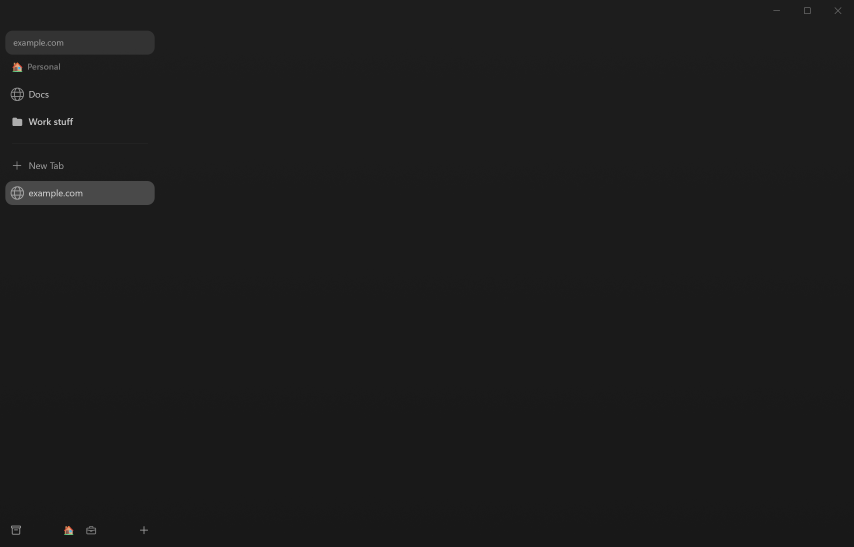
#> input picture review/w9b5-win/two-spaces-personal.png, 2560 x 1640 px, found by its file name (shown at 1/3 size)
$ python tint_run.py
#> lines starting #> are read from the running program, lines starting #| are printed output that depends on the picture; after the words box and inside, x2 and y2 are one past the last pixel; in counts of white or black regions, pixels touching at a corner belong together
### review/w9b5-win/scripts/tint.py
# The theme shader (ThemeBackdrop.cpp / Kite.metal) in numpy float32, to solve for the material
# under it in a capture: obs = theme (premultiplied, 8-bit) + (1 - a) * material.
import numpy as np
from PIL import Image
f = np.float32
def fract(v): return v - np.floor(v)
def hash12(x, y):
    p = [fract(x * f(0.1031)), fract(y * f(0.1031)), fract(x * f(0.1031))]
    d = p[0] * (p[1] + f(33.33)) + p[1] * (p[2] + f(33.33)) + p[2] * (p[0] + f(33.33))
    p = [q + d for q in p]
    return fract((p[0] + p[1]) * p[2])
def srgb_to_lin(c): return np.where(c <= 0.04045, c / 12.92, ((c + 0.055) / 1.055) ** 2.4)
def to_lab(rgb):
    r, g, b = [srgb_to_lin(np.float64(v)) for v in rgb]
    l = 0.4122214708*r + 0.5363325363*g + 0.0514459929*b
    m = 0.2119034982*r + 0.6806995451*g + 0.1073969566*b
    s = 0.0883024619*r + 0.2817188376*g + 0.6299787005*b
    l, m, s = np.cbrt(l), np.cbrt(m), np.cbrt(s)
    return f(0.2104542553*l + 0.7936177850*m - 0.0040720468*s), f(1.9779984951*l - 2.4285922050*m + 0.4505937099*s), f(0.0259040371*l + 0.7827717662*m - 0.8086757660*s)
ANCH = {1: [(0.5, 0.5)], 2: [(0, 0), (1, 1)], 3: [(0, 0), (1, 0.25), (0.35, 1)], 4: [(0, 0), (1, 0), (0, 1), (1, 1)]}
def shade(colors, grain, tint, W=2560, H=1640):
    py, px = np.mgrid[0:H, 0:W].astype(f) + f(0.5)
    u, v = px / f(W), py / f(H); aspect = f(W / H)
    labs = [to_lab(c) for c in colors]
    if len(labs) == 1:
        L, A, B = labs[0][0] - f(0.05) * v, np.full_like(u, labs[0][1]), np.full_like(u, labs[0][2])
    else:
        sw = np.zeros_like(u); sL = np.zeros_like(u); sA = np.zeros_like(u); sB = np.zeros_like(u)
        for (ax, ay), lab in zip(ANCH[len(labs)], labs):
            w = np.exp(-(((u - f(ax)) * aspect) ** 2 + (v - f(ay)) ** 2) * f(1.6))
            sL += lab[0] * w; sA += lab[1] * w; sB += lab[2] * w; sw += w
        k = np.maximum(sw, f(1e-4)); L, A, B = sL / k, sA / k, sB / k
    l_ = L + f(0.3963377774) * A + f(0.2158037573) * B; m_ = L - f(0.1055613458) * A - f(0.0638541728) * B; s_ = L - f(0.0894841775) * A - f(1.2914855480) * B
    l, m, s = l_ ** 3, m_ ** 3, s_ ** 3
    lin = [f(4.0767416621)*l - f(3.3077115913)*m + f(0.2309699292)*s, f(-1.2684380046)*l + f(2.6097574011)*m - f(0.3413193965)*s, f(-0.0041960863)*l - f(0.7034186147)*m + f(1.7076147010)*s]
    def enc(c):
        c = np.clip(c, 0, 1); return np.where(c <= 0.0031308, 12.92 * c, 1.055 * np.power(c, 1 / 2.4) - 0.055).astype(f)
    dither = (hash12(px + f(91.7), py + f(91.7)) - f(0.5)) / f(255)
    rgb = [np.clip(enc(c) + dither, 0, 1) * f(tint) for c in lin]
    a = f(tint)
    g = f(grain * 0.259); grey = np.clip(f(0.73) + (hash12(px, py) - f(0.5)) * f(0.735), 0, 1)
    out = [grey * g * c + grey * g * (1 - a) + c * (1 - g) for c in rgb]
    alpha = g * a + g * (1 - a) + a * (1 - g)
    q = lambda x: np.rint(np.clip(x, 0, 1) * 255) / 255
    return np.stack([q(c) for c in out], -1), np.full(out[0].shape, q(alpha))
def solve(path, colors, grain, tint, box, base=None):
#> called with path = 'cap-base/two-spaces-personal.png', grain = 0, tint = 0.44, box = (300, 300, 440, 330), base = 0.125
    img = np.asarray(Image.open(path).convert('RGB')).astype(np.float64) / 255
    t, a = shade(colors, grain, tint)
    x0, y0, x1, y1 = box
    o = img[y0:y1, x0:x1]; tt = t[y0:y1, x0:x1]; aa = a[y0:y1, x0:x1][..., None]
#> after `o = img[y0:y1, x0:x1]`: o: shape (30, 140, 3) float64; every value is 0.11
    if base is not None:
        pred = tt + (1 - aa) * base
        return (o - pred) * 255
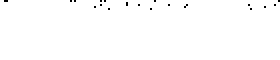
#> returned value: shape (30, 140, 3) float64 (shown 2 times larger); values -0.945 (black) and 0.0549 (white), 99.5% white; black in thin lines or dots, all inside (x1, y1, x2, y2) = (2, 0, 140, 5)
    return (o - tt) / (1 - aa) * 255

### review/w9b5-win/scripts/tint_run.py
import numpy as np
from tint import solve
P = [(0.1, 0.1, 0.1)]; Wk = [(1, 0.6039216, 0.4235294), (0.9411765, 0.38431373, 0.60784316)]
rows = {'header row y 300-330': (300, 300, 440, 330), 'mid sidebar y 1200-1300': (100, 1200, 400, 1300), 'bar gap y 1600-1630': (330, 1600, 440, 1630), 'top y 60-80': (300, 60, 400, 80)}
cases = [('win two-spaces-personal', 'cap-base/two-spaces-personal.png', P, 0, 0.44, 32 / 255),
         ('mac w9c rest (Personal)', 'ref/review/w9c-mac/rest.png', P, 0, 0.44, None),
         ('mac w9d rest (Personal)', 'ref/review/w9d-mac/rest.png', P, 0, 0.44, None),
         ('mac w9b sidebar (Personal)', 'ref/review/w9b-mac/sidebar.png', P, 0, 0.44, None),
         ('win two-spaces (Work)', 'cap-base/two-spaces.png', Wk, 0.35, 0.55, 243 / 255),
         ('mac w9b two-spaces (Work)', 'ref/review/w9b-mac/two-spaces.png', Wk, 0.35, 0.55, None)]
for name, path, colors, grain, tint, base in cases:
    print(name, '(residual vs model)' if base is not None else '(material solved)')
    for label, box in rows.items():
        r = solve(path, colors, grain, tint, box, base).reshape(-1, 3)
        print(f'   {label}: mean {r.mean(0).round(2)} median {np.median(r, 0).round(2)} sd {r.std(0).round(2)}')
#|    header row y 300-330: mean [0.05 0.05 0.05] median [0.05 0.05 0.05] sd [0.07 0.07 0.07]
#> pass 2 of the loop `for name, path, colors, grain, tint, base in cases:`:
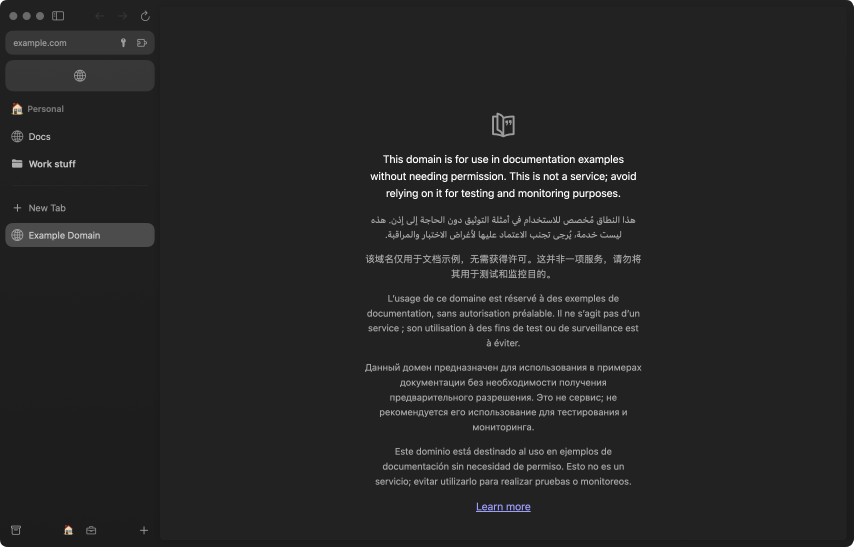
#> input picture review/w9c-mac/rest.png, 2560 x 1640 px, found by its file name (shown at 1/3 size)
#> A: shape (1640, 2560) float32; every value is 1.75e-11
#> B: shape (1640, 2560) float32; every value is 8.04e-09
#> in solve (call 5), `t, a = shade(colors, grain, tint)`:
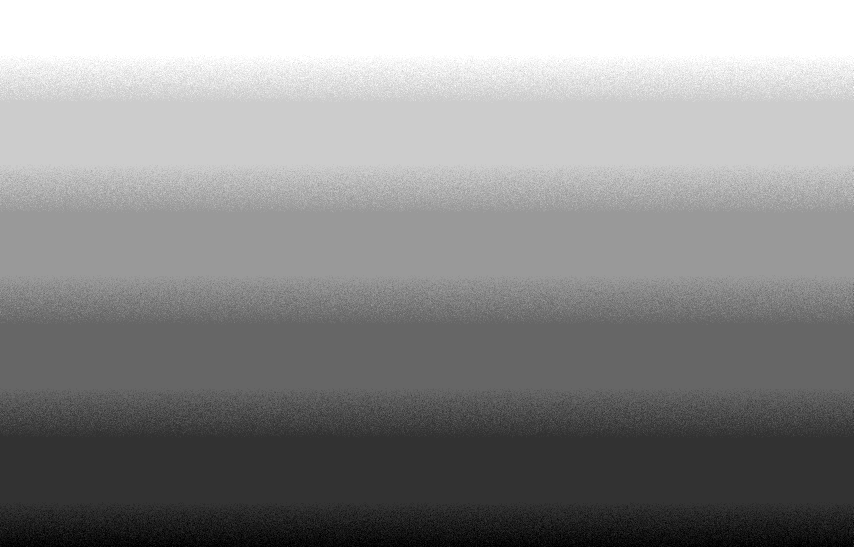
#> t: shape (1640, 2560, 3) float32 (shown at 1/3 size); mean of channels 0, 1, 2 0.0359, 0.0359, 0.0359; drawn with min black and max white
#> a: shape (1640, 2560) float64; every value is 0.439
#> in solve (call 5), `o = img[y0:y1, x0:x1]`:
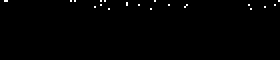
#> o: shape (30, 140, 3) float64 (shown 2 times larger); values 0.125 (black) and 0.129 (white), 0.52% white in thin lines or dots, all inside (x1, y1, x2, y2) = (2, 0, 140, 5)
#> aa: shape (30, 140, 1) float64; every value is 0.439
#> (the run stopped early here; a loop or call above may not have finished)
